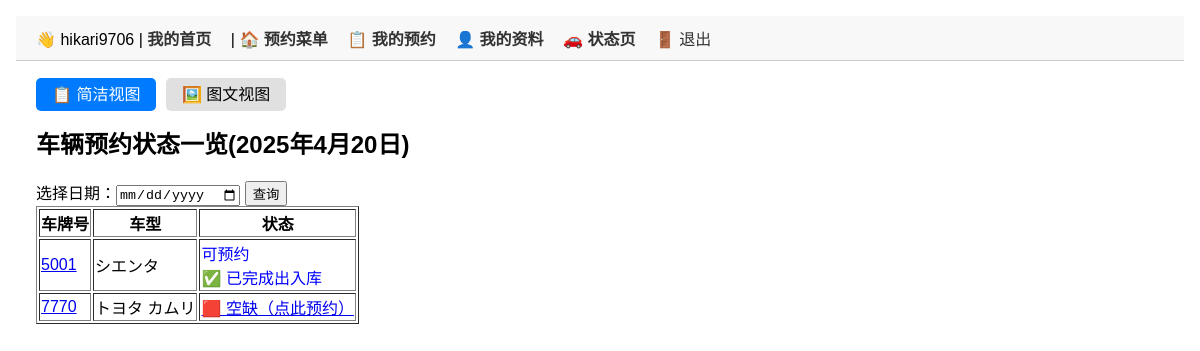
The app's page /vehicles/status/ (signed in) with its own data.
### accounts/models.py (models this page shows, shortened)
class DriverUser(AbstractUser):
    is_formal = models.BooleanField(default=False)
    is_temporary = models.BooleanField(default=False)

### vehicles/models.py (models this page shows, shortened)
class Vehicle(models.Model):
    STATUS_CHOICES = [
        ('available', '可预约'),
        ('reserved', '已预约'),
        ('out', '已出库'),
        ('maintenance', '维修中'),
    ]
    license_plate = models.CharField(max_length=20, unique=True, verbose_name="车牌号")
    model = models.CharField(max_length=50, verbose_name="车型")
    status = models.CharField(max_length=20, choices=STATUS_CHOICES, default='available', verbose_name="状态")
    photo = models.ImageField(upload_to='vehicle_photos/', blank=True, null=True, verbose_name="车辆照片")
    inspection_date = models.DateField(blank=True, null=True, verbose_name="车检日期")
    notes = models.TextField(blank=True, verbose_name="备注")
    class Meta:
        verbose_name = "车辆"
        verbose_name_plural = "车辆"

### vehicles/views.py (the view)
# urls.py: path('status/', vehicle_status_view, name='vehicle_status'),
def vehicle_status_view(request):
    date_str = request.GET.get('date')
    if date_str:
        selected_date = datetime.strptime(date_str, "%Y-%m-%d").date()
    else:
        selected_date = timezone.localdate()
    reservations = Reservation.objects.filter(date=selected_date)
    vehicles = Vehicle.objects.all()
    status_map = {}
    for vehicle in vehicles:
        r = reservations.filter(vehicle=vehicle).first()
        status = r.status if r else 'available'
        user_res = reservations.filter(vehicle=vehicle, driver=request.user).first()
        status_map[vehicle] = {
            'status': status,
            'user_reservation': user_res,
        }
    return render(request, 'vehicles/status_view.html', {
        'selected_date': selected_date,
        'status_map': status_map,
    })

### templates/vehicles/status_view.html
{% extends 'base.html' %}
{% block content %}
{% include 'vehicles/status_tab_navigation.html' %}
<h2>车辆预约状态一览({{ selected_date }})</h2>
<form method="get">
    选择日期：<input type="date" name="date" value="{{ selected_date }}">
    <button type="submit">查询</button>
</form>
<table border="1">
<tr>
    <th>车牌号</th><th>车型</th><th>状态</th>
</tr>
{% for vehicle, info in status_map.items %}
<tr>
  <td><a href="{% url 'vehicle_detail' vehicle.id %}">{{ vehicle.license_plate }}</a></td>
  <td>{{ vehicle.model }}</td>
  <td style="color:
  {% if info.status == 'available' %}red
  {% elif info.status == 'reserved' %}blue
  {% elif info.status == 'out' %}orange
  {% elif info.status == 'canceled' %}gray
  {% endif %}
">
  {% if info.status == 'available' %}
    <a href="{% url 'make_reservation' vehicle.id %}?date={{ selected_date }}">
      🟥 空缺（点此预约）
    </a>
  {% else %}
    {{ vehicle.get_status_display }}
    {% if info.status == 'reserved' and info.user_reservation %}
      {% if not info.user_reservation.actual_departure %}
        <br><a href="{% url 'check_out' info.user_reservation.id %}">🚗 出库</a>
      {% elif not info.user_reservation.actual_return %}
        <br><a href="{% url 'check_in' info.user_reservation.id %}">🅿️ 还车</a>
      {% else %}
        <br>✅ 已完成出入库
      {% endif %}
    {% endif %}
  {% endif %}
</td>
</tr>
{% endfor %}
</table>
{% endblock %}

### templates/base.html (shortened to what this page needs)
<!DOCTYPE html>
<html>
<head>
</head>
<body>
  <nav>
    {% if user.is_authenticated %}
      👋 {{ user.username }} |
      {% if request.user.is_staff %}
          <a href="{% url 'admin_dashboard' %}">我的首页</a>
      {% else %}
          <a href="{% url 'driver_dashboard' %}">我的首页</a>
      {% endif %} |
      <a href="{% url 'reservation_dashboard' %}">🏠 预约菜单</a>
      <a href="{% url 'my_reservations' %}">📋 我的预约</a>
      <a href="{% url 'profile' %}">👤 我的资料</a>
      <a href="{% url 'vehicle_status' %}">🚗 状态页</a>
      <form method="post" action="{% url 'logout' %}" style="display:inline;">
        <button type="submit">🚪 退出</button>
      </form>
    {% else %}
      <a href="{% url 'login' %}">登录</a>
    {% endif %}
  </nav>
  <div class="container">
    {% block content %}
    {% endblock %}
  </div>
</body>
</html>

### templates/base.html (style rules this page uses)
body { font-family: sans-serif; padding: 1em; margin: 0; }
nav { background-color: #f8f8f8; padding: 10px 20px; border-bottom: 1px solid #ccc; }
nav a, nav button { margin-right: 15px; text-decoration: none; color: #333; font-weight: bold; }
nav button { background: none; border: none; cursor: pointer; font: inherit; padding: 0; }
.container { padding: 20px; }

### records on screen
DriverUser: username "hikari9706"
Vehicle: license_plate "5001", model "シエンタ", status "可预约", shows "✅ 已完成出入库"
Vehicle: license_plate "7770", model "トヨタ カムリ"

### other values on screen
{{ selected_date }} "2025年4月20日"
